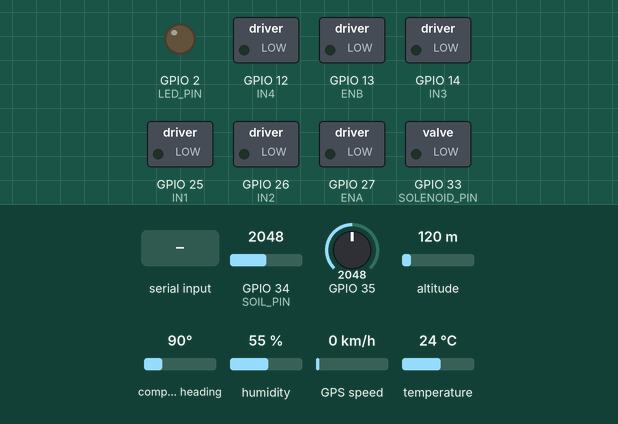
Simulated run of this sketch. Board: ESP32. On the bench: switched loads named in the sketch (green lamp = pin HIGH), output pins drawn as LEDs (lit = HIGH). Dashed ring = blinking. Inputs (shaded band) come from the test bench; at power-on: GPIO 34 (SOIL_PIN) = 2048, GPIO 35 = 2048, altitude 120 m, compass heading 90°, humidity 55 %, GPS speed 0 km/h, temperature 24 °C. WiFi joins after 1.5 s; servers stay silent unless stated; uploads are accepted with an empty reply; the GPS gets a fix after 3 s at 37.7749, -122.4194 with 8 satellites; what the sketch prints to the serial monitor is not drawn.

Above: at 0.1 s.
At 2.7 s:
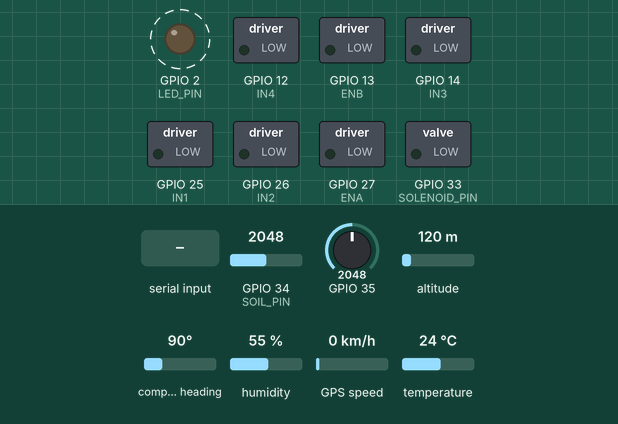
2.8 s: "spray\n" received over Serial
Timing chart, 0 to 12.7 s (numbered marks = the images above; inputs shaded):
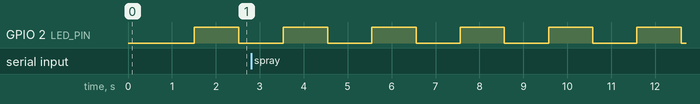

Measured:
- by itself, GPIO 2 (LED_PIN): alternates HIGH for 1.0 s and LOW for 1.0 s

The sketch:

main.ino
```cpp
/*
 * PestEase — ESP32 Rover Firmware
 * Manipal University Jaipur
 *
 * Responsibilities:
 *   - Drive DC motors (L298N motor driver)
 *   - Trigger solenoid valve (pesticide nozzle)
 *   - Read DHT11 (temp + humidity) + soil moisture sensor
 *   - Read GPS (NEO-6M via UART)
 *   - Communicate with Raspberry Pi over UART (Serial2)
 *   - Send telemetry to Node.js backend over WiFi (HTTP)
 *   - Receive spray commands from RPi
 *
 * Pin Map:
 *   Motor A (Left)   : IN1=25, IN2=26, ENA=27 (PWM)
 *   Motor B (Right)  : IN3=14, IN4=12, ENB=13 (PWM)
 *   Solenoid Valve   : GPIO 33 (via MOSFET)
 *   DHT11 Sensor     : GPIO 4
 *   Soil Moisture    : GPIO 34 (ADC)
 *   GPS (NEO-6M)     : RX2=16, TX2=17
 *   RPi UART         : RX0=3, TX0=1 (Serial)
 *   Status LED       : GPIO 2
 */

#include <Arduino.h>
#include <WiFi.h>
#include <HTTPClient.h>
#include <ArduinoJson.h>
#include <DHT.h>
#include <TinyGPS++.h>
#include <HardwareSerial.h>

// ── Config ─────────────────────────────────────────────
#define WIFI_SSID        "PestEase_AP"
#define WIFI_PASS        "pestease2025"
#define BACKEND_URL      "http://192.168.1.100:5000"
#define ROVER_API_KEY    "rover_secret_key_change_this"
#define ROVER_ID         "ROVER-01"
#define FARM_ID          "farm-001"
#define TELEMETRY_MS     5000    // Send telemetry every 5s
#define COMMAND_POLL_MS  2000    // Poll for commands every 2s

// ── Pin Definitions ────────────────────────────────────
// Motors
#define IN1  25
#define IN2  26
#define ENA  27
#define IN3  14
#define IN4  12
#define ENB  13

// Solenoid
#define SOLENOID_PIN  33

// Sensors
#define DHT_PIN       4
#define DHT_TYPE      DHT11
#define SOIL_PIN      34

// Status LED
#define LED_PIN       2

// ── Objects ────────────────────────────────────────────
DHT dht(DHT_PIN, DHT_TYPE);
TinyGPSPlus gps;
HardwareSerial gpsSerial(2);   // UART2 for GPS

// ── State ──────────────────────────────────────────────
struct RoverState {
  float   lat           = 0.0;
  float   lng           = 0.0;
  float   temp_c        = 0.0;
  float   humidity_pct  = 0.0;
  int     soil_moisture = 0;
  int     battery_pct   = 100;
  float   speed_ms      = 0.0;
  bool    spraying      = false;
  bool    moving        = false;
  String  command       = "idle";
};

RoverState state;
unsigned long lastTelemetry    = 0;
unsigned long lastCommandPoll  = 0;
unsigned long sprayEndTime     = 0;

// ── Motor control ──────────────────────────────────────
void motorsInit() {
  pinMode(IN1, OUTPUT); pinMode(IN2, OUTPUT); pinMode(ENA, OUTPUT);
  pinMode(IN3, OUTPUT); pinMode(IN4, OUTPUT); pinMode(ENB, OUTPUT);
  analogWriteResolution(8);
}

void setMotors(int leftSpeed, int rightSpeed) {
  // Left motor
  if (leftSpeed >= 0) {
    digitalWrite(IN1, HIGH); digitalWrite(IN2, LOW);
  } else {
    digitalWrite(IN1, LOW); digitalWrite(IN2, HIGH);
    leftSpeed = -leftSpeed;
  }
  analogWrite(ENA, constrain(leftSpeed, 0, 255));

  // Right motor
  if (rightSpeed >= 0) {
    digitalWrite(IN3, HIGH); digitalWrite(IN4, LOW);
  } else {
    digitalWrite(IN3, LOW); digitalWrite(IN4, HIGH);
    rightSpeed = -rightSpeed;
  }
  analogWrite(ENB, constrain(rightSpeed, 0, 255));

  state.moving = (leftSpeed > 0 || rightSpeed > 0);
  state.speed_ms = (leftSpeed + rightSpeed) / 2.0f / 255.0f * 0.8f;
}

void moveForward(int speed = 180) { setMotors(speed, speed); }
void turnLeft(int speed = 150)    { setMotors(-speed, speed); }
void turnRight(int speed = 150)   { setMotors(speed, -speed); }
void stopMotors()                  { setMotors(0, 0); }

// ── Solenoid valve ─────────────────────────────────────
void solenoidInit() {
  pinMode(SOLENOID_PIN, OUTPUT);
  digitalWrite(SOLENOID_PIN, LOW);
}

void activateSolenoid(int durationMs) {
  Serial.printf("[SPRAY] Activating solenoid for %d ms\n", durationMs);
  state.spraying = true;
  digitalWrite(SOLENOID_PIN, HIGH);
  sprayEndTime = millis() + durationMs;
}

void checkSolenoid() {
  if (state.spraying && millis() >= sprayEndTime) {
    digitalWrite(SOLENOID_PIN, LOW);
    state.spraying = false;
    Serial.println("[SPRAY] Solenoid OFF — spray complete");
    notifySprayComplete();
  }
}

// ── Sensors ────────────────────────────────────────────
void readSensors() {
  float h = dht.readHumidity();
  float t = dht.readTemperature();
  if (!isnan(h) && !isnan(t)) {
    state.humidity_pct = h;
    state.temp_c = t;
  }

  // Soil moisture: ADC 0-4095 → 0-100% (inverted: dry=high ADC)
  int raw = analogRead(SOIL_PIN);
  state.soil_moisture = map(raw, 4095, 0, 0, 100);
}

void readGPS() {
  while (gpsSerial.available() > 0) {
    if (gps.encode(gpsSerial.read())) {
      if (gps.location.isValid()) {
        state.lat = gps.location.lat();
        state.lng = gps.location.lng();
      }
    }
  }
}

// ── Battery (ADC on GPIO35 via voltage divider) ────────
void readBattery() {
  int raw = analogRead(35);
  float voltage = raw * (3.3f / 4095.0f) * 3.0f;  // 3× divider
  state.battery_pct = constrain((int)((voltage - 6.0f) / 2.4f * 100.0f), 0, 100);
}

// ── WiFi ───────────────────────────────────────────────
void connectWiFi() {
  Serial.printf("[WiFi] Connecting to %s", WIFI_SSID);
  WiFi.begin(WIFI_SSID, WIFI_PASS);
  int attempts = 0;
  while (WiFi.status() != WL_CONNECTED && attempts < 20) {
    delay(500);
    Serial.print(".");
    attempts++;
  }
  if (WiFi.status() == WL_CONNECTED) {
    Serial.printf("\n[WiFi] Connected — IP: %s\n", WiFi.localIP().toString().c_str());
    digitalWrite(LED_PIN, HIGH);
  } else {
    Serial.println("\n[WiFi] Failed — running offline");
  }
}

// ── HTTP helpers ───────────────────────────────────────
bool httpPost(const String& path, const String& body) {
  if (WiFi.status() != WL_CONNECTED) return false;
  HTTPClient http;
  http.begin(String(BACKEND_URL) + path);
  http.addHeader("Content-Type", "application/json");
  http.addHeader("x-rover-api-key", ROVER_API_KEY);
  int code = http.POST(body);
  http.end();
  return code == 200 || code == 201;
}

String httpGet(const String& path) {
  if (WiFi.status() != WL_CONNECTED) return "";
  HTTPClient http;
  http.begin(String(BACKEND_URL) + path);
  http.addHeader("x-rover-api-key", ROVER_API_KEY);
  int code = http.GET();
  String resp = (code == 200) ? http.getString() : "";
  http.end();
  return resp;
}

// ── Telemetry ──────────────────────────────────────────
void sendTelemetry() {
  StaticJsonDocument<256> doc;
  doc["rover_id"]      = ROVER_ID;
  doc["farm_id"]       = FARM_ID;
  doc["lat"]           = state.lat;
  doc["lng"]           = state.lng;
  doc["battery_pct"]   = state.battery_pct;
  doc["temp_c"]        = state.temp_c;
  doc["humidity_pct"]  = state.humidity_pct;
  doc["soil_moisture"] = state.soil_moisture;

  String body;
  serializeJson(doc, body);
  bool ok = httpPost("/api/rover/telemetry", body);
  Serial.printf("[Telemetry] Sent — %s (lat=%.4f, lng=%.4f, bat=%d%%)\n",
    ok ? "OK" : "FAILED", state.lat, state.lng, state.battery_pct);
}

// ── Spray complete notification ────────────────────────
void notifySprayComplete() {
  StaticJsonDocument<128> doc;
  doc["rover_id"]          = ROVER_ID;
  doc["dose_dispensed_ml"] = 15;  // TODO: calculate from valve open time
  doc["duration_sec"]      = sprayEndTime / 1000;
  String body;
  serializeJson(doc, body);
  httpPost("/api/rover/spray-complete", body);
}

// ── RPi UART communication ─────────────────────────────
// RPi sends JSON commands over UART when it finishes image analysis
// Format: {"cmd":"spray","dose_ml":30} or {"cmd":"move","dir":"forward"}
void handleRpiCommand() {
  if (!Serial.available()) return;

  String raw = Serial.readStringUntil('\n');
  raw.trim();
  if (raw.isEmpty()) return;

  StaticJsonDocument<128> doc;
  DeserializationError err = deserializeJson(doc, raw);
  if (err) {
    Serial.printf("[RPi] JSON parse error: %s\n", err.c_str());
    return;
  }

  const char* cmd = doc["cmd"];
  Serial.printf("[RPi] Command: %s\n", cmd);

  if (strcmp(cmd, "spray") == 0) {
    int dose_ml = doc["dose_ml"] | 15;
    // Map dose to valve open time (calibrate per your nozzle)
    // ~1 mL/s at standard pressure → dose_ml seconds
    activateSolenoid(dose_ml * 1000);

  } else if (strcmp(cmd, "move") == 0) {
    const char* dir = doc["dir"] | "forward";
    int speed = doc["speed"] | 180;
    if      (strcmp(dir, "forward") == 0) moveForward(speed);
    else if (strcmp(dir, "left")    == 0) turnLeft(speed);
    else if (strcmp(dir, "right")   == 0) turnRight(speed);
    else if (strcmp(dir, "stop")    == 0) stopMotors();

  } else if (strcmp(cmd, "stop") == 0) {
    stopMotors();

  } else if (strcmp(cmd, "estop") == 0) {
    stopMotors();
    digitalWrite(SOLENOID_PIN, LOW);
    state.spraying = false;
    Serial.println("[ESTOP] Emergency stop triggered!");
  }
}

// ── Poll backend for commands ──────────────────────────
void pollCommand() {
  String resp = httpGet(String("/api/rover/command/") + ROVER_ID);
  if (resp.isEmpty()) return;

  StaticJsonDocument<128> doc;
  if (deserializeJson(doc, resp)) return;

  const char* command = doc["command"] | "idle";
  state.command = String(command);

  // Forward to RPi so it can trigger camera scan
  if (strcmp(command, "scan") == 0) {
    Serial.println("{\"cmd\":\"scan\"}");
  }
}

// ── LED status blink ───────────────────────────────────
void blinkStatus() {
  static unsigned long lastBlink = 0;
  static bool ledOn = false;
  int interval = state.spraying ? 100 : state.moving ? 300 : 1000;
  if (millis() - lastBlink > interval) {
    ledOn = !ledOn;
    digitalWrite(LED_PIN, ledOn);
    lastBlink = millis();
  }
}

// ── Setup ──────────────────────────────────────────────
void setup() {
  Serial.begin(115200);       // USB + RPi UART
  gpsSerial.begin(9600, SERIAL_8N1, 16, 17);  // GPS

  Serial.println("\n=== PestEase Rover Firmware v1.0 ===");
  Serial.printf("Rover ID : %s\n", ROVER_ID);
  Serial.printf("Farm ID  : %s\n", FARM_ID);

  pinMode(LED_PIN, OUTPUT);
  motorsInit();
  solenoidInit();
  dht.begin();

  connectWiFi();

  Serial.println("[Init] Ready.\n");
}

// ── Loop ───────────────────────────────────────────────
void loop() {
  unsigned long now = millis();

  // Always running
  readGPS();
  checkSolenoid();
  handleRpiCommand();
  blinkStatus();

  // Periodic tasks
  if (now - lastTelemetry >= TELEMETRY_MS) {
    readSensors();
    readBattery();
    sendTelemetry();
    lastTelemetry = now;
  }

  if (now - lastCommandPoll >= COMMAND_POLL_MS) {
    pollCommand();
    lastCommandPoll = now;
  }

  delay(10);
}
```
